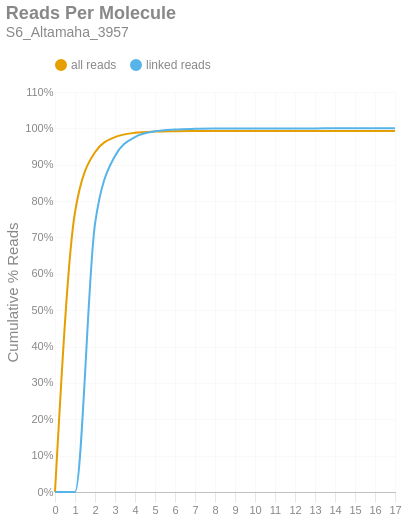

Here is the notebook cell this chart was saved with:
### Markdown cell above
### Reads per Molecule
This chart shows the cumulative distribution of the number of reads per linked molecule. That is, how many alignments are associated with a unique molecule. This excludes the number of reads associated with invalid or absent linked-read barcodes. The `linked` histogram is the percentages recalculated when disregarding singletons.

### Code cell
if SKIPLR:
    print_html(f"Skipped")
else:
    counts = np.bincount(valids['reads'].cast(pl.Int64).to_numpy())
    weighted = counts * np.arange(len(counts))
    all_perc = weighted / n_reads
    linked_perc = weighted / n_linked_reads
    linked_perc[1] = 0
    binned_df = pl.DataFrame({
        'readsper': list(range(len(counts))),
        'all reads (cumsum)': np.cumsum(all_perc).tolist(),
        'linked reads (cumsum)': np.cumsum(linked_perc).tolist(),
    })

    with SafeRender(binned_df):
        (
            density_plot(binned_df, 'Reads Per Molecule', samplename, 'readspmol')
            .encode(
                x=alt.X('readsper:O', title=None).axis(labelAngle=0).scale(padding=0),
                y=alt.Y('value:Q', title='Cumulative % Reads').axis(format='%').stack(False),
                color=alt.Color("key:N").scale(domain=["all reads", "linked reads"]),
                tooltip=[
                    alt.Tooltip("key:N", title="Data Type"),
                    alt.Tooltip("readsper:O", title="Reads Per Molecule"),
                    alt.Tooltip("value:Q", format=".2%", title="% Reads (Cum.)")
                ]            
            )
        ).display()

### Figure 1 — Vega-Lite specification as saved in the notebook (floating-point values rounded to 4 significant figures)
{"width": "container", "height": 400, "config": {"title": {"anchor": "start", "dy": -15, "fontSize": 18, "color": "#888888", "subtitleColor": "#888888", "subtitleFontSize": 14}, "arc": {"fill": "#0072B2"}, "axis": {"domainColor": "#888888", "domainWidth": 0.5, "gridWidth": 0.2, "grid": false, "titleFontWeight": 400, "titleFontSize": 15, "labelFontSize": 11, "labelColor": "#888888", "tickColor": "#888888", "tickWidth": 0.2, "titleColor": "#888888"}, "axisBand": {"grid": false}, "axisX": {"grid": true, "tickSize": 10, "domainCap": "round"}, "axisY": {"domain": false, "grid": true, "tickSize": 0, "domainCap": "round"}, "background": "transparent", "header": {"labelFontSize": 15, "labelColor": "#888888", "titleFontSize": 15, "titleFontWeight": 600, "titleColor": "#888888"}, "legend": {"labelFont": "sans-serif", "labelFontSize": 12, "labelColor": "#888888", "symbolSize": 100, "symbolType": "circle", "titleFontSize": 12, "titlePadding": 10, "titleColor": "#888888", "title": null, "orient": "top"}, "range": {"category": ["#E69F00", "#56B4E9", "#009E73", "#F0E442", "#0072B2", "#D55E00", "#CC79A7", "#000000"], "diverging": ["#cfe8f3", "#a2d4ec", "#73bfe2", "#46abdb", "#1696d2", "#12719e"]}, "area": {"fill": "#0072B2", "fillOpacity": 0.7, "line": true, "strokeOpacity": 0.7}, "line": {"color": "#0072B2", "stroke": "#0072B2", "strokeWidth": 2}, "trail": {"color": "#0072B2", "stroke": "#0072B2", "strokeWidth": 0, "size": 1}, "point": {"filled": true, "fillOpacity": 1.0, "size": 95}, "text": {"color": "#888888", "fontSize": 11, "align": "right", "fontWeight": 400, "size": 11}, "bar": {"fill": "#0072B2", "stroke": null}, "view": {"stroke": null, "continuousWidth": 660, "continuousHeight": 400}}, "data": {"name": "data-e423b52388951c19c1ee035384890f66"}, "mark": {"type": "line", "interpolate": "monotone", "point": {"opacity": 0, "size": 275}}, "encoding": {"color": {"field": "key", "scale": {"domain": ["all reads", "linked reads"]}, "type": "nominal"}, "tooltip": [{"field": "key", "title": "Data Type", "type": "nominal"}, {"field": "readsper", "title": "Reads Per Molecule", "type": "ordinal"}, {"field": "value", "format": ".2%", "title": "% Reads (Cum.)", "type": "quantitative"}], "x": {"axis": {"labelAngle": 0}, "field": "readsper", "scale": {"padding": 0}, "title": null, "type": "ordinal"}, "y": {"axis": {"format": "%"}, "field": "value", "stack": false, "title": "Cumulative % Reads", "type": "quantitative"}}, "params": [{"name": "param_c36ac31b6afebe62", "select": {"type": "point", "fields": ["key"]}, "bind": "legend"}], "title": {"text": "Reads Per Molecule", "subtitle": "S6_Altamaha_3957"}, "transform": [{"fold": ["all reads (cumsum)", "linked reads (cumsum)"]}, {"calculate": "replace(datum.key, ' (cumsum)', '')", "as": "key"}, {"filter": {"param": "param_c36ac31b6afebe62"}}], "usermeta": {"embedOptions": {"downloadFileName": "S6_Altamaha_3957.readspmol"}}, "$schema": "https://vega.github.io/schema/vega-lite/v6.1.0.json", "datasets": {"data-e423b52388951c19c1ee035384890f66": [{"readsper": 0, "all reads (cumsum)": 0.0, "linked reads (cumsum)": 0.0}, {"readsper": 1, "all reads (cumsum)": 0.7693, "linked reads (cumsum)": 0.0}, {"readsper": 2, "all reads (cumsum)": 0.9342, "linked reads (cumsum)": 0.7373}, {"readsper": 3, "all reads (cumsum)": 0.976, "linked reads (cumsum)": 0.9241}, {"readsper": 4, "all reads (cumsum)": 0.9877, "linked reads (cumsum)": 0.9762}, {"readsper": 5, "all reads (cumsum)": 0.9912, "linked reads (cumsum)": 0.9919}, {"readsper": 6, "all reads (cumsum)": 0.9923, "linked reads (cumsum)": 0.9969}, {"readsper": 7, "all reads (cumsum)": 0.9927, "linked reads (cumsum)": 0.9986}, {"readsper": 8, "all reads (cumsum)": 0.9929, "linked reads (cumsum)": 0.9994}, {"readsper": 9, "all reads (cumsum)": 0.9929, "linked reads (cumsum)": 0.9996}, {"readsper": 10, "all reads (cumsum)": 0.993, "linked reads (cumsum)": 0.9998}, {"readsper": 11, "all reads (cumsum)": 0.993, "linked reads (cumsum)": 0.9999}, {"readsper": 12, "all reads (cumsum)": 0.993, "linked reads (cumsum)": 0.9999}, {"readsper": 13, "all reads (cumsum)": 0.993, "linked reads (cumsum)": 1.0}, {"readsper": 14, "all reads (cumsum)": 0.993, "linked reads (cumsum)": 1.0}, {"readsper": 15, "all reads (cumsum)": 0.993, "linked reads (cumsum)": 1.0}, {"readsper": 16, "all reads (cumsum)": 0.993, "linked reads (cumsum)": 1.0}, {"readsper": 17, "all reads (cumsum)": 0.993, "linked reads (cumsum)": 1.0}]}}
